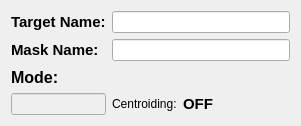
   <widget class="QWidget" name="layoutWidget">
    <property name="geometry">
     <rect>
      <x>21</x>
      <y>21</y>
      <width>301</width>
      <height>126</height>
     </rect>
    </property>
    <layout class="QVBoxLayout" name="verticalLayout_5">
     <item>
      <layout class="QGridLayout" name="gridLayoutMain_Info">
       <item row="0" column="0">
        <widget class="QLabel" name="labelMain_TargetName">
         <property name="font">
          <font>
           <family>Arial</family>
           <pointsize>11</pointsize>
           <weight>75</weight>
           <bold>true</bold>
          </font>
         </property>
         <property name="text">
          <string>Target Name:</string>
         </property>
        </widget>
       </item>
       <item row="2" column="0">
        <widget class="QLabel" name="labelMain_MaskName">
         <property name="font">
          <font>
           <family>Arial</family>
           <pointsize>11</pointsize>
           <weight>75</weight>
           <bold>true</bold>
          </font>
         </property>
         <property name="text">
          <string>Mask Name:</string>
         </property>
        </widget>
       </item>
       <item row="2" column="1">
        <widget class="QLineEdit" name="lineEditMain_MaskName">
         <property name="autoFillBackground">
          <bool>false</bool>
         </property>
        </widget>
       </item>
       <item row="0" column="1">
        <widget class="QLineEdit" name="lineEditMain_TargetName">
         <property name="palette">
          <palette>
           <active>
            <colorrole role="Base">
             <brush brushstyle="SolidPattern">
              <color alpha="255">
               <red>255</red>
               <green>255</green>
               <blue>255</blue>
              </color>
             </brush>
            </colorrole>
           </active>
           <inactive>
            <colorrole role="Base">
             <brush brushstyle="SolidPattern">
              <color alpha="255">
               <red>255</red>
               <green>255</green>
               <blue>255</blue>
              </color>
             </brush>
            </colorrole>
           </inactive>
           <disabled>
            <colorrole role="Base">
             <brush brushstyle="SolidPattern">
              <color alpha="255">
               <red>255</red>
               <green>255</green>
               <blue>255</blue>
              </color>
             </brush>
            </colorrole>
           </disabled>
          </palette>
         </property>
        </widget>
       </item>
      </layout>
     </item>
     <item>
      <widget class="QLabel" name="labelMain_Mode">
       <property name="font">
        <font>
         <family>Arial</family>
         <pointsize>12</pointsize>
         <weight>75</weight>
         <bold>true</bold>
        </font>
       </property>
       <property name="text">
        <string>Mode:</string>
       </property>
      </widget>
     </item>
     <item>
      <layout class="QGridLayout" name="gridLayout_8">
       <item row="0" column="1">
        <spacer name="horizontalSpacer_12">
         <property name="orientation">
          <enum>Qt::Horizontal</enum>
         </property>
         <property name="sizeType">
          <enum>QSizePolicy::Expanding</enum>
         </property>
         <property name="sizeHint" stdset="0">
          <size>
           <width>90</width>
           <height>20</height>
          </size>
         </property>
        </spacer>
       </item>
       <item row="0" column="0">
        <layout class="QGridLayout" name="gridLayout_7">
         <item row="0" column="1">
          <widget class="QLabel" name="labelMain_Centroiding">
           <property name="text">
            <string>Centroiding:</string>
           </property>
          </widget>
         </item>
         <item row="0" column="2">
          <widget class="QLabel" name="labelMain_CentroidingOnOff">
           <property name="font">
            <font>
             <family>Arial</family>
             <pointsize>11</pointsize>
             <weight>75</weight>
             <bold>true</bold>
            </font>
           </property>
           <property name="text">
            <string>OFF</string>
           </property>
          </widget>
         </item>
         <item row="0" column="0">
          <widget class="QLineEdit" name="lineEditMain_Mode">
           <property name="enabled">
            <bool>false</bool>
           </property>
           <property name="readOnly">
            <bool>true</bool>
           </property>
          </widget>
         </item>
        </layout>
       </item>
      </layout>
     </item>
    </layout>
   </widget>
